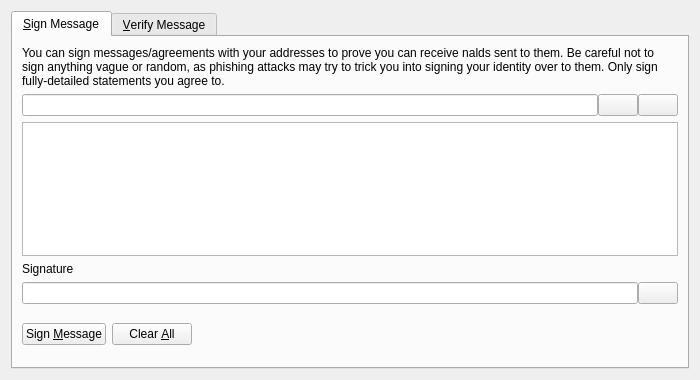
<?xml version="1.0" encoding="UTF-8"?>
<ui version="4.0">
 <class>SignVerifyMessageDialog</class>
 <widget class="QDialog" name="SignVerifyMessageDialog">
  <property name="geometry">
   <rect>
    <x>0</x>
    <y>0</y>
    <width>700</width>
    <height>380</height>
   </rect>
  </property>
  <property name="windowTitle">
   <string>Signatures - Sign / Verify a Message</string>
  </property>
  <property name="modal">
   <bool>true</bool>
  </property>
  <layout class="QVBoxLayout" name="verticalLayout">
   <item>
    <widget class="QTabWidget" name="tabWidget">
     <property name="currentIndex">
      <number>0</number>
     </property>
     <widget class="QWidget" name="tabSignMessage">
      <attribute name="title">
       <string>&amp;Sign Message</string>
      </attribute>
      <layout class="QVBoxLayout" name="verticalLayout_SM">
       <item>
        <widget class="QLabel" name="infoLabel_SM">
         <property name="text">
          <string>You can sign messages/agreements with your addresses to prove you can receive nalds sent to them. Be careful not to sign anything vague or random, as phishing attacks may try to trick you into signing your identity over to them. Only sign fully-detailed statements you agree to.</string>
         </property>
         <property name="textFormat">
          <enum>Qt::PlainText</enum>
         </property>
         <property name="wordWrap">
          <bool>true</bool>
         </property>
        </widget>
       </item>
       <item>
        <layout class="QHBoxLayout" name="horizontalLayout_1_SM">
         <property name="spacing">
          <number>0</number>
         </property>
         <item>
          <widget class="QValidatedLineEdit" name="addressIn_SM">
           <property name="toolTip">
            <string>The Naldcoin address to sign the message with</string>
           </property>
          </widget>
         </item>
         <item>
          <widget class="QPushButton" name="addressBookButton_SM">
           <property name="toolTip">
            <string>Choose previously used address</string>
           </property>
           <property name="text">
            <string/>
           </property>
           <property name="icon">
            <iconset resource="../nald.qrc">
             <normaloff>:/icons/address-book</normaloff>:/icons/address-book</iconset>
           </property>
           <property name="shortcut">
            <string>Alt+A</string>
           </property>
           <property name="autoDefault">
            <bool>false</bool>
           </property>
          </widget>
         </item>
         <item>
          <widget class="QPushButton" name="pasteButton_SM">
           <property name="toolTip">
            <string>Paste address from clipboard</string>
           </property>
           <property name="text">
            <string/>
           </property>
           <property name="icon">
            <iconset resource="../nald.qrc">
             <normaloff>:/icons/editpaste</normaloff>:/icons/editpaste</iconset>
           </property>
           <property name="shortcut">
            <string>Alt+P</string>
           </property>
           <property name="autoDefault">
            <bool>false</bool>
           </property>
          </widget>
         </item>
        </layout>
       </item>
       <item>
        <widget class="QPlainTextEdit" name="messageIn_SM">
         <property name="toolTip">
          <string>Enter the message you want to sign here</string>
         </property>
        </widget>
       </item>
       <item>
        <widget class="QLabel" name="signatureLabel_SM">
         <property name="text">
          <string>Signature</string>
         </property>
         <property name="textFormat">
          <enum>Qt::PlainText</enum>
         </property>
        </widget>
       </item>
       <item>
        <layout class="QHBoxLayout" name="horizontalLayout_2_SM">
         <property name="spacing">
          <number>0</number>
         </property>
         <item>
          <widget class="QLineEdit" name="signatureOut_SM">
           <property name="font">
            <font>
             <italic>true</italic>
            </font>
           </property>
           <property name="readOnly">
            <bool>true</bool>
           </property>
          </widget>
         </item>
         <item>
          <widget class="QPushButton" name="copySignatureButton_SM">
           <property name="toolTip">
            <string>Copy the current signature to the system clipboard</string>
           </property>
           <property name="text">
            <string/>
           </property>
           <property name="icon">
            <iconset resource="../nald.qrc">
             <normaloff>:/icons/editcopy</normaloff>:/icons/editcopy</iconset>
           </property>
           <property name="autoDefault">
            <bool>false</bool>
           </property>
          </widget>
         </item>
        </layout>
       </item>
       <item>
        <layout class="QHBoxLayout" name="horizontalLayout_3_SM">
         <item>
          <widget class="QPushButton" name="signMessageButton_SM">
           <property name="toolTip">
            <string>Sign the message to prove you own this Naldcoin address</string>
           </property>
           <property name="text">
            <string>Sign &amp;Message</string>
           </property>
           <property name="icon">
            <iconset resource="../nald.qrc">
             <normaloff>:/icons/edit</normaloff>:/icons/edit</iconset>
           </property>
           <property name="autoDefault">
            <bool>false</bool>
           </property>
          </widget>
         </item>
         <item>
          <widget class="QPushButton" name="clearButton_SM">
           <property name="toolTip">
            <string>Reset all sign message fields</string>
           </property>
           <property name="text">
            <string>Clear &amp;All</string>
           </property>
           <property name="icon">
            <iconset resource="../nald.qrc">
             <normaloff>:/icons/remove</normaloff>:/icons/remove</iconset>
           </property>
           <property name="autoDefault">
            <bool>false</bool>
           </property>
          </widget>
         </item>
         <item>
          <spacer name="horizontalSpacer_1_SM">
           <property name="orientation">
            <enum>Qt::Horizontal</enum>
           </property>
           <property name="sizeHint" stdset="0">
            <size>
             <width>40</width>
             <height>48</height>
            </size>
           </property>
          </spacer>
         </item>
         <item>
          <widget class="QLabel" name="statusLabel_SM">
           <property name="font">
            <font>
             <weight>75</weight>
             <bold>true</bold>
            </font>
           </property>
           <property name="text">
            <string/>
           </property>
           <property name="wordWrap">
            <bool>true</bool>
           </property>
          </widget>
         </item>
         <item>
          <spacer name="horizontalSpacer_2_SM">
           <property name="orientation">
            <enum>Qt::Horizontal</enum>
           </property>
           <property name="sizeHint" stdset="0">
            <size>
             <width>40</width>
             <height>48</height>
            </size>
           </property>
          </spacer>
         </item>
        </layout>
       </item>
      </layout>
     </widget>
     <widget class="QWidget" name="tabVerifyMessage">
      <attribute name="title">
       <string>&amp;Verify Message</string>
      </attribute>
      <layout class="QVBoxLayout" name="verticalLayout_VM">
       <item>
        <widget class="QLabel" name="infoLabel_VM">
         <property name="text">
          <string>Enter the receiver's address, message (ensure you copy line breaks, spaces, tabs, etc. exactly) and signature below to verify the message. Be careful not to read more into the signature than what is in the signed message itself, to avoid being tricked by a man-in-the-middle attack. Note that this only proves the signing party receives with the address, it cannot prove sendership of any transaction!</string>
         </property>
         <property name="textFormat">
          <enum>Qt::PlainText</enum>
         </property>
         <property name="alignment">
          <set>Qt::AlignLeading|Qt::AlignLeft|Qt::AlignTop</set>
         </property>
         <property name="wordWrap">
          <bool>true</bool>
         </property>
        </widget>
       </item>
       <item>
        <layout class="QHBoxLayout" name="horizontalLayout_1_VM">
         <property name="spacing">
          <number>0</number>
         </property>
         <item>
          <widget class="QValidatedLineEdit" name="addressIn_VM">
           <property name="toolTip">
            <string>The Naldcoin address the message was signed with</string>
           </property>
          </widget>
         </item>
         <item>
          <widget class="QPushButton" name="addressBookButton_VM">
           <property name="toolTip">
            <string>Choose previously used address</string>
           </property>
           <property name="text">
            <string/>
           </property>
           <property name="icon">
            <iconset resource="../nald.qrc">
             <normaloff>:/icons/address-book</normaloff>:/icons/address-book</iconset>
           </property>
           <property name="shortcut">
            <string>Alt+A</string>
           </property>
           <property name="autoDefault">
            <bool>false</bool>
           </property>
          </widget>
         </item>
        </layout>
       </item>
       <item>
        <widget class="QPlainTextEdit" name="messageIn_VM"/>
       </item>
       <item>
        <widget class="QValidatedLineEdit" name="signatureIn_VM"/>
       </item>
       <item>
        <layout class="QHBoxLayout" name="horizontalLayout_2_VM">
         <item>
          <widget class="QPushButton" name="verifyMessageButton_VM">
           <property name="toolTip">
            <string>Verify the message to ensure it was signed with the specified Naldcoin address</string>
           </property>
           <property name="text">
            <string>Verify &amp;Message</string>
           </property>
           <property name="icon">
            <iconset resource="../nald.qrc">
             <normaloff>:/icons/transaction_0</normaloff>:/icons/transaction_0</iconset>
           </property>
           <property name="autoDefault">
            <bool>false</bool>
           </property>
          </widget>
         </item>
         <item>
          <widget class="QPushButton" name="clearButton_VM">
           <property name="toolTip">
            <string>Reset all verify message fields</string>
           </property>
           <property name="text">
            <string>Clear &amp;All</string>
           </property>
           <property name="icon">
            <iconset resource="../nald.qrc">
             <normaloff>:/icons/remove</normaloff>:/icons/remove</iconset>
           </property>
           <property name="autoDefault">
            <bool>false</bool>
           </property>
          </widget>
         </item>
         <item>
          <spacer name="horizontalSpacer_1_VM">
           <property name="orientation">
            <enum>Qt::Horizontal</enum>
           </property>
           <property name="sizeHint" stdset="0">
            <size>
             <width>40</width>
             <height>48</height>
            </size>
           </property>
          </spacer>
         </item>
         <item>
          <widget class="QLabel" name="statusLabel_VM">
           <property name="font">
            <font>
             <weight>75</weight>
             <bold>true</bold>
            </font>
           </property>
           <property name="text">
            <string/>
           </property>
           <property name="wordWrap">
            <bool>true</bool>
           </property>
          </widget>
         </item>
         <item>
          <spacer name="horizontalSpacer_2_VM">
           <property name="orientation">
            <enum>Qt::Horizontal</enum>
           </property>
           <property name="sizeHint" stdset="0">
            <size>
             <width>40</width>
             <height>48</height>
            </size>
           </property>
          </spacer>
         </item>
        </layout>
       </item>
      </layout>
     </widget>
    </widget>
   </item>
  </layout>
 </widget>
 <customwidgets>
  <customwidget>
   <class>QValidatedLineEdit</class>
   <extends>QLineEdit</extends>
   <header>qvalidatedlineedit.h</header>
  </customwidget>
 </customwidgets>
 <resources>
  <include location="../nald.qrc"/>
 </resources>
 <connections/>
</ui>
